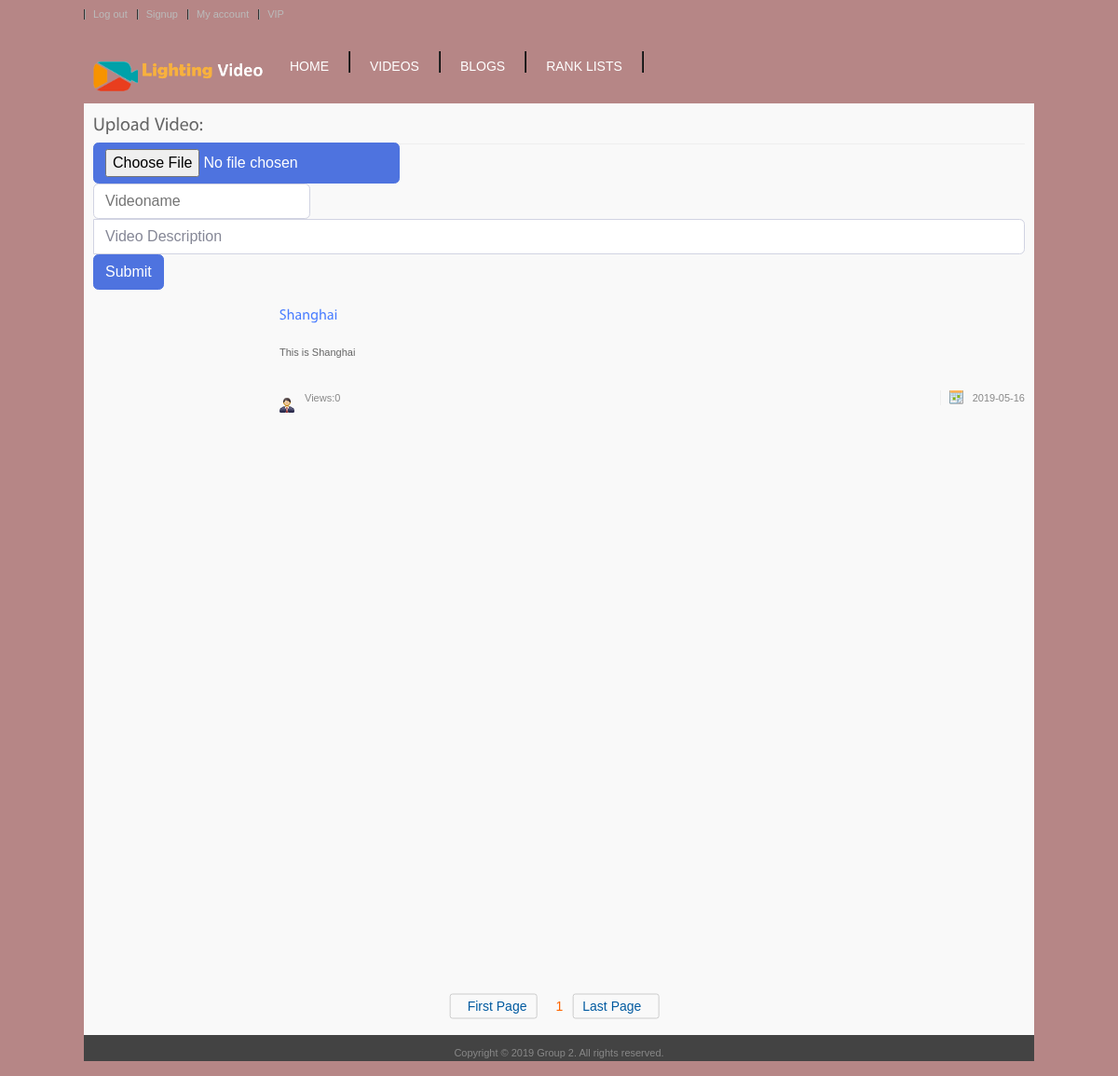
The app's page /video/videos.php (signed in), older data.
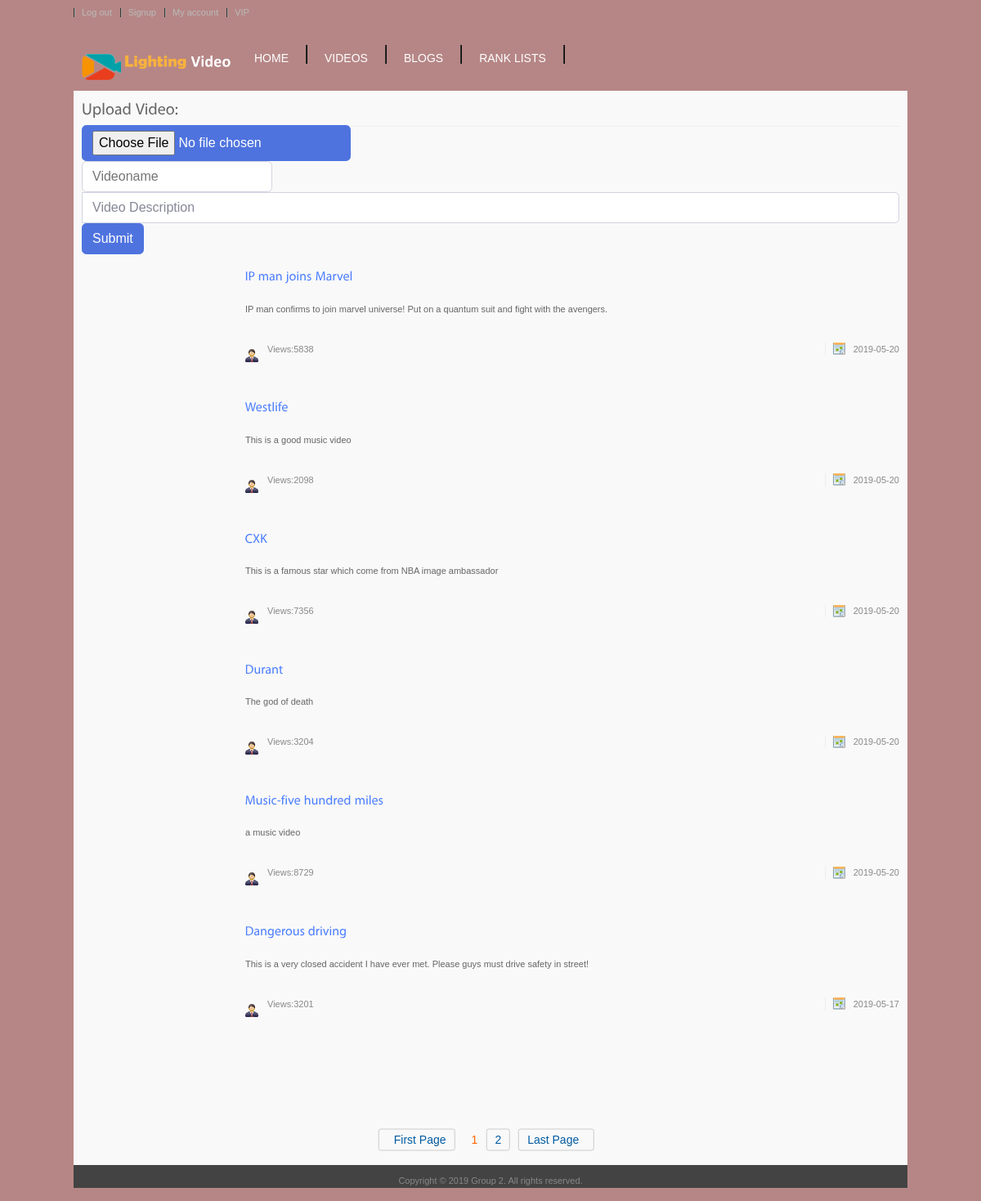
The same page, newer data.
### tables this page shows
CREATE TABLE `videos` (
  `vd_id` int(20) NOT NULL,
  `vd_name` varchar(30) NOT NULL,
  `vd_content` text NOT NULL,
  `vd_date` date NOT NULL,
  `vd_file` text NOT NULL,
  `vd_popularity` int(99) DEFAULT NULL
);

### video/videos.php (the view, shortened to what this page needs)
<?php
require('../includes/rank_list_header.php');
?>
<!DOCTYPE html>
<html>
<body>
    <div id="content_sec">
        <div id="crumb">
            <h2>Upload Video:</h2>
            <form method="POST" action="upload.php" enctype="multipart/form-data">
                <input class="btn btn-primary" type="file" name="myfile">
                <div class="input-group">
                    <input class="videoname" type="text" name="videoname" placeholder="Videoname">
                    <input class="form-control" type="text" name="vd_content" placeholder="Video Description">
                </div>
                <button type="submit" class="btn btn-primary" name="submit" class="text">Submit</button>
            </form>
        </div>
        <br>
        <br>
        <br>
        <br>
        <br>
        <br>
        <br>
        <br>
        <br>
        <div class="col1">
            <div class="recent_videos">
                <?php
                $num_rec_per_page = 6;
                if (isset($_GET["page"])) {
                    $page  = $_GET["page"];
                } else {
                    $page = 1;
                };
                $start_from = ($page - 1) * $num_rec_per_page;
                $query = "SELECT * ";
                $query .= "FROM videos order by vd_id desc LIMIT $start_from, $num_rec_per_page ";
                $result = mysqli_query($connection, $query);
                while ($row = mysqli_fetch_array($result)) {
                    echo '<ul class="display">';
                    echo '<li>';
                    echo '<div class="bigsec">';
                    echo '<h4><a href="../video/videopage.php?id=' . $row["vd_id"] . '" class="colr"><tr><td>' . $row["vd_name"] . '</td></tr></a></h4>';
                    echo    '<p class="txt">' . $row['vd_content'] . '</p>';;
                    echo        '<div class="postedby">';
                    echo        '<p class="views"><span class="left">Views:' . $row["vd_popularity"] . '</span></p>';
                    echo    '</div>';
                    echo    '<div class="right">';
                    echo        '<p class="date"><span>' . $row["vd_date"] . '</span></p>';
                    echo    '</div>';
                    echo '</div>';
                    echo '</li>';
                }
                ?>
                <div class="page-icon" style="position:absolute;left:50%;bottom:0;transform: translate(-50%, -50%);">
                    <ul>
                        <?php
                        $query2 = "SELECT * FROM videos";
                        $rs_result = mysqli_query($connection, $query2);
                        $total_records = mysqli_num_rows($rs_result);
                        $total_pages = ceil($total_records / $num_rec_per_page);
                        echo "<a class='page-disabled' href='videos.php?page=1'>" . "<i></i>First Page</a>";
                        for ($i = 1; $i <= $total_pages; $i++) {
                            if ($i == $page) {
                                echo "<span class='page-current'>$i</span>";
                            } else {
                                echo "<a href='videos.php?page=" . $i . "'>" . $i . "</a>";
                            }
                        };
                        echo "<a class='page-next' href='videos.php?page=$total_pages'>" . "Last Page<i></i></a>";
                        ?>
                    </ul>
                </div>
            </div>
        </div>
    </div>
    <div id="copyrights">
        <div class="inner">
            <p>Copyright © 2019 Group 2. All rights reserved.</p>
        </div>
    </div>
</body>
</html>

Row changes from the older to the newer data that the page shows:
removed videos: vd_content "This is Shanghai", vd_popularity "0", vd_date "2019-05-16"
added videos: vd_content "IP man confirms to join marvel universe! Put on a quantum suit and fight with the avengers.", vd_popularity "5838", vd_date "2019-05-20"
added videos: vd_content "This is a good music video", vd_popularity "2098", vd_date "2019-05-20"
added videos: vd_content "This is a famous star which come from NBA image ambassador", vd_popularity "7356", vd_date "2019-05-20"
added videos: vd_content "The god of death", vd_popularity "3204", vd_date "2019-05-20"
added videos: vd_content "a music video", vd_popularity "8729", vd_date "2019-05-20"
added videos: vd_content "This is a very closed accident I have ever met. Please guys must drive safety in street!", vd_popularity "3201", vd_date "2019-05-17"
Text that changed along with them:
new list line: "2"
